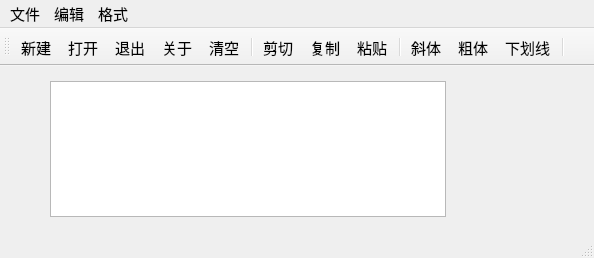
<?xml version="1.0" encoding="UTF-8"?>
<ui version="4.0">
 <class>QWMainWind</class>
 <widget class="QMainWindow" name="QWMainWind">
  <property name="geometry">
   <rect>
    <x>0</x>
    <y>0</y>
    <width>594</width>
    <height>258</height>
   </rect>
  </property>
  <property name="font">
   <font>
    <pointsize>11</pointsize>
   </font>
  </property>
  <property name="windowTitle">
   <string>QWMainWind</string>
  </property>
  <widget class="QWidget" name="centralWidget">
   <widget class="QTextEdit" name="txtEdit">
    <property name="geometry">
     <rect>
      <x>50</x>
      <y>15</y>
      <width>396</width>
      <height>136</height>
     </rect>
    </property>
    <property name="font">
     <font>
      <pointsize>16</pointsize>
     </font>
    </property>
   </widget>
  </widget>
  <widget class="QMenuBar" name="menuBar">
   <property name="geometry">
    <rect>
     <x>0</x>
     <y>0</y>
     <width>594</width>
     <height>25</height>
    </rect>
   </property>
   <widget class="QMenu" name="menu">
    <property name="title">
     <string>文件</string>
    </property>
    <addaction name="actNew"/>
    <addaction name="actOpen"/>
    <addaction name="separator"/>
    <addaction name="actClose"/>
   </widget>
   <widget class="QMenu" name="menu_2">
    <property name="title">
     <string>编辑</string>
    </property>
    <addaction name="actCut"/>
    <addaction name="actCopy"/>
    <addaction name="actPaste"/>
    <addaction name="separator"/>
    <addaction name="actClear"/>
   </widget>
   <widget class="QMenu" name="menu_3">
    <property name="title">
     <string>格式</string>
    </property>
    <addaction name="actFontBold"/>
    <addaction name="actFontItalic"/>
    <addaction name="actFontUnder"/>
    <addaction name="separator"/>
    <addaction name="actToolbarLab"/>
   </widget>
   <addaction name="menu"/>
   <addaction name="menu_2"/>
   <addaction name="menu_3"/>
  </widget>
  <widget class="QToolBar" name="mainToolBar">
   <property name="toolButtonStyle">
    <enum>Qt::ToolButtonStyle::ToolButtonTextUnderIcon</enum>
   </property>
   <attribute name="toolBarArea">
    <enum>TopToolBarArea</enum>
   </attribute>
   <attribute name="toolBarBreak">
    <bool>false</bool>
   </attribute>
   <addaction name="actNew"/>
   <addaction name="actOpen"/>
   <addaction name="actClose"/>
   <addaction name="actAbout"/>
   <addaction name="actClear"/>
   <addaction name="separator"/>
   <addaction name="actCut"/>
   <addaction name="actCopy"/>
   <addaction name="actPaste"/>
   <addaction name="separator"/>
   <addaction name="actFontItalic"/>
   <addaction name="actFontBold"/>
   <addaction name="actFontUnder"/>
   <addaction name="separator"/>
  </widget>
  <widget class="QStatusBar" name="statusBar"/>
  <action name="actCut">
   <property name="icon">
    <iconset resource="res.qrc">
     <normaloff>:/images/images/cut.bmp</normaloff>:/images/images/cut.bmp</iconset>
   </property>
   <property name="text">
    <string>剪切</string>
   </property>
   <property name="toolTip">
    <string>剪切</string>
   </property>
   <property name="shortcut">
    <string>Ctrl+X</string>
   </property>
  </action>
  <action name="actCopy">
   <property name="icon">
    <iconset resource="res.qrc">
     <normaloff>:/images/images/120.bmp</normaloff>:/images/images/120.bmp</iconset>
   </property>
   <property name="text">
    <string>复制</string>
   </property>
   <property name="toolTip">
    <string>复制</string>
   </property>
   <property name="shortcut">
    <string>Ctrl+C</string>
   </property>
  </action>
  <action name="actPaste">
   <property name="icon">
    <iconset resource="res.qrc">
     <normaloff>:/images/images/paste.bmp</normaloff>:/images/images/paste.bmp</iconset>
   </property>
   <property name="text">
    <string>粘贴</string>
   </property>
   <property name="toolTip">
    <string>粘贴</string>
   </property>
   <property name="shortcut">
    <string>Ctrl+V</string>
   </property>
  </action>
  <action name="actFontBold">
   <property name="checkable">
    <bool>true</bool>
   </property>
   <property name="icon">
    <iconset resource="res.qrc">
     <normaloff>:/images/images/BLD.BMP</normaloff>:/images/images/BLD.BMP</iconset>
   </property>
   <property name="text">
    <string>粗体</string>
   </property>
   <property name="toolTip">
    <string>粗体</string>
   </property>
  </action>
  <action name="actFontItalic">
   <property name="checkable">
    <bool>true</bool>
   </property>
   <property name="icon">
    <iconset resource="res.qrc">
     <normaloff>:/images/images/ITL.BMP</normaloff>:/images/images/ITL.BMP</iconset>
   </property>
   <property name="text">
    <string>斜体</string>
   </property>
   <property name="toolTip">
    <string>斜体</string>
   </property>
  </action>
  <action name="actFontUnder">
   <property name="checkable">
    <bool>true</bool>
   </property>
   <property name="icon">
    <iconset resource="res.qrc">
     <normaloff>:/images/images/WORDUNDR.BMP</normaloff>:/images/images/WORDUNDR.BMP</iconset>
   </property>
   <property name="text">
    <string>下划线</string>
   </property>
   <property name="toolTip">
    <string>下划线</string>
   </property>
  </action>
  <action name="actClose">
   <property name="icon">
    <iconset resource="res.qrc">
     <normaloff>:/images/images/exit.bmp</normaloff>:/images/images/exit.bmp</iconset>
   </property>
   <property name="text">
    <string>退出</string>
   </property>
   <property name="toolTip">
    <string>退出</string>
   </property>
  </action>
  <action name="actOpen">
   <property name="icon">
    <iconset resource="res.qrc">
     <normaloff>:/images/images/open3.bmp</normaloff>:/images/images/open3.bmp</iconset>
   </property>
   <property name="text">
    <string>打开...</string>
   </property>
   <property name="toolTip">
    <string>打开文件</string>
   </property>
   <property name="shortcut">
    <string>Ctrl+O</string>
   </property>
  </action>
  <action name="actClear">
   <property name="icon">
    <iconset resource="res.qrc">
     <normaloff>:/images/images/103.bmp</normaloff>:/images/images/103.bmp</iconset>
   </property>
   <property name="text">
    <string>清空</string>
   </property>
   <property name="toolTip">
    <string>清空内容</string>
   </property>
  </action>
  <action name="actFont">
   <property name="icon">
    <iconset resource="res.qrc">
     <normaloff>:/images/images/20.ico</normaloff>:/images/images/20.ico</iconset>
   </property>
   <property name="text">
    <string>字体...</string>
   </property>
   <property name="toolTip">
    <string>字体设置</string>
   </property>
  </action>
  <action name="actNew">
   <property name="icon">
    <iconset resource="res.qrc">
     <normaloff>:/images/images/new2.bmp</normaloff>:/images/images/new2.bmp</iconset>
   </property>
   <property name="text">
    <string>新建</string>
   </property>
   <property name="shortcut">
    <string>Ctrl+N</string>
   </property>
  </action>
  <action name="actToolbarLab">
   <property name="checkable">
    <bool>true</bool>
   </property>
   <property name="checked">
    <bool>true</bool>
   </property>
   <property name="text">
    <string>显示工具栏文字标签</string>
   </property>
   <property name="menuRole">
    <enum>QAction::MenuRole::TextHeuristicRole</enum>
   </property>
  </action>
  <action name="actAbout">
   <property name="icon">
    <iconset resource="res.qrc">
     <normaloff>:/images/images/430.bmp</normaloff>:/images/images/430.bmp</iconset>
   </property>
   <property name="text">
    <string>关于</string>
   </property>
   <property name="toolTip">
    <string>新建窗口</string>
   </property>
   <property name="menuRole">
    <enum>QAction::MenuRole::TextHeuristicRole</enum>
   </property>
  </action>
 </widget>
 <layoutdefault spacing="6" margin="11"/>
 <resources>
  <include location="res.qrc"/>
 </resources>
 <connections>
  <connection>
   <sender>actClear</sender>
   <signal>triggered()</signal>
   <receiver>txtEdit</receiver>
   <slot>clear()</slot>
   <hints>
    <hint type="sourcelabel">
     <x>-1</x>
     <y>-1</y>
    </hint>
    <hint type="destinationlabel">
     <x>260</x>
     <y>256</y>
    </hint>
   </hints>
  </connection>
  <connection>
   <sender>actCut</sender>
   <signal>triggered()</signal>
   <receiver>txtEdit</receiver>
   <slot>cut()</slot>
   <hints>
    <hint type="sourcelabel">
     <x>-1</x>
     <y>-1</y>
    </hint>
    <hint type="destinationlabel">
     <x>260</x>
     <y>256</y>
    </hint>
   </hints>
  </connection>
  <connection>
   <sender>actCopy</sender>
   <signal>triggered()</signal>
   <receiver>txtEdit</receiver>
   <slot>copy()</slot>
   <hints>
    <hint type="sourcelabel">
     <x>-1</x>
     <y>-1</y>
    </hint>
    <hint type="destinationlabel">
     <x>260</x>
     <y>256</y>
    </hint>
   </hints>
  </connection>
  <connection>
   <sender>actPaste</sender>
   <signal>triggered()</signal>
   <receiver>txtEdit</receiver>
   <slot>paste()</slot>
   <hints>
    <hint type="sourcelabel">
     <x>-1</x>
     <y>-1</y>
    </hint>
    <hint type="destinationlabel">
     <x>260</x>
     <y>256</y>
    </hint>
   </hints>
  </connection>
  <connection>
   <sender>actClose</sender>
   <signal>triggered()</signal>
   <receiver>QWMainWind</receiver>
   <slot>close()</slot>
   <hints>
    <hint type="sourcelabel">
     <x>-1</x>
     <y>-1</y>
    </hint>
    <hint type="destinationlabel">
     <x>422</x>
     <y>254</y>
    </hint>
   </hints>
  </connection>
 </connections>
</ui>
